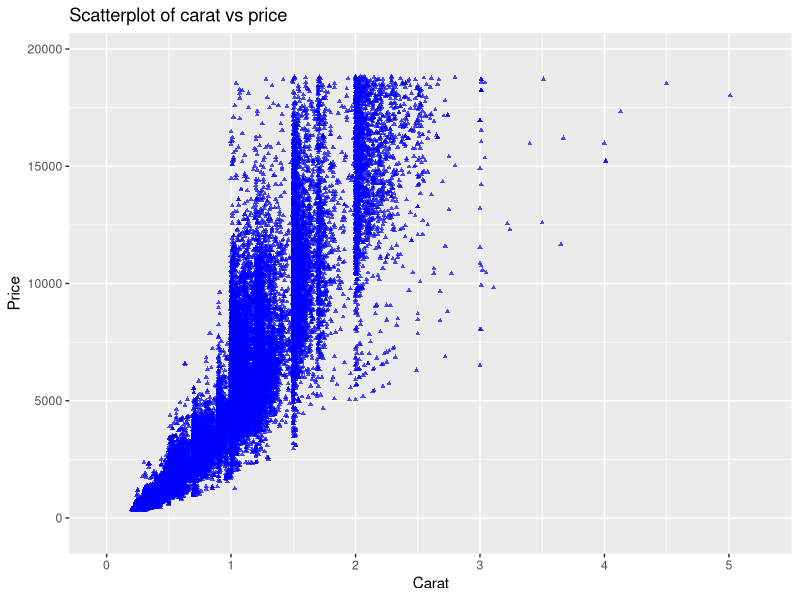

Source code (R):
library(ggplot2)

carat <- diamonds$carat
price <- diamonds$price

correlation <- cor(carat,price)

print(paste("Correlation between carat and price: ", correlation))


ggplot(diamonds, aes(x = carat, y = price)) +
  geom_point(color = "blue",
             shape = 17,
             size = 1,
             alpha = 0.7) +
  scale_x_continuous(expand = c(0,0.5)) +
  scale_y_continuous(expand = c(0.1, 0.1)) +
  labs(x = "Carat", y = "Price", title = "Scatterplot of carat vs price")

